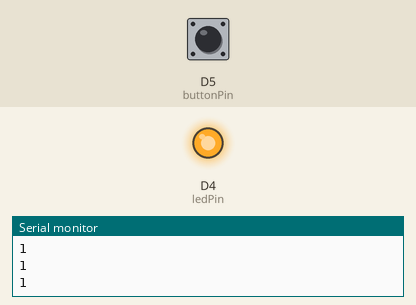
A sketch run on a simulated ESP8266 (NodeMCU). On the bench: output pins drawn as LEDs (lit = HIGH), the last lines printed to the serial monitor. Inputs (shaded band) come from the test bench; at power-on: D5 (buttonPin) HIGH.

Above: at 2.8 s.
2.9 s: D5 (buttonPin) pulled LOW for 1.2 s
At 4.0 s:
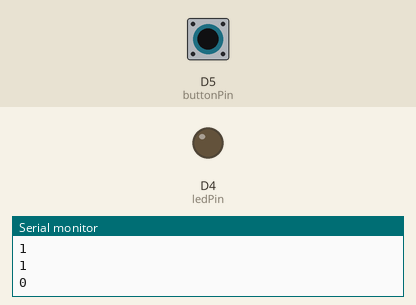
6.5 s: D5 (buttonPin) pulled LOW for 3.2 s
At 10.5 s:
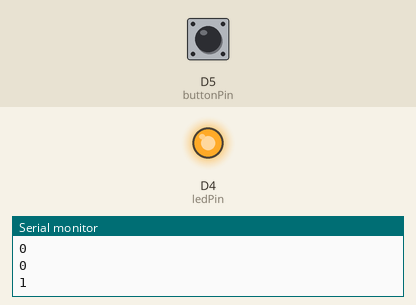
Timing chart, 0 to 12.0 s (numbered marks = the images above; inputs shaded):
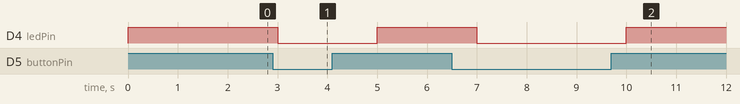

Measured:
- after the input at 2.9 s, D4 (ledPin): HIGH → LOW after 0.10 s, → HIGH 2.0 s later
- after the input at 6.5 s, D4 (ledPin): HIGH → LOW after 0.50 s, → HIGH 3.0 s later

The sketch:

IR.ino
```cpp
// Equivalences entre la notation des pins du ESP2866 Nodemcu
//
//  référence: pinout description
// https://github.com/anumby-source/RobotServiceJeunesse2024/tree/main/ESP8266%20Mini%2CNodeMCU#pins-esp8266-nodemcu-v3
//
//   les broches D1 .. D8 .. D12 correspondent aux GPIO<n> qui peuvent être configurées au choix en INPUT ou OUTPUT

#define D0 16  // D0 = GPIO16

#define D1 5   // D1 = GPIO5
#define D2 4   // D2 = GPIO4
#define D3 0   // D3 = GPIO0
#define D4 2   // D4 = GPIO2 (internal led)

#define P3V3_1 0
#define GND_1  0

#define D5 14  // D5 = GPIO14
#define D6 12  // D6 = GPIO12
#define D7 13  // D7 = GPIO13
#define D8 15  // D8 = GPIO15

#define D9  3   // D9 = GPIO3
#define D10 1   // D10 = GPIO1
#define D11 9   // D11 = GPIO9
#define D12 10  // D12 = GPI10

#define RX 3   // RX = GPIO3
#define TX 1   // TX = GPIO1

#define P3V3_2 0
#define GND_2  0

#define ADC    0
#define GND_3  0
#define VU     0

#define S3 10  // S3 = GPIO10      ESP8266 Nodemcu
#define S2 9   // S2 = GPIO9       ESP8266 Nodemcu
#define S1 8   // S1 = GPIO8       ESP8266 Nodemcu
#define SC 11  // SC = GPIO11      ESP8266 Nodemcu
#define S0 7   // S0 = GPIO7       ESP8266 Nodemcu
#define SK 6   // SK = GPIO6       ESP8266 Nodemcu

#define GND_4  0
#define GND_4  0


//
int pins[] = {D1, D2, D3, D4, D5, D6, D7, D8};
const size_t n = sizeof(pins) / sizeof(int);

volatile byte state = LOW;
const byte ledPin = D4;
const byte IRPin = D5;
int buttonPin = D5; // le bouton = pin D5
const int mode = CHANGE;   // CHANGE or FALLING or RISING
bool buttonState = false;

ICACHE_RAM_ATTR void blink() {
  if (state == LOW) state = HIGH;
  else state = LOW;
}

void setup() {
  Serial.begin(115200);
  pinMode(ledPin, OUTPUT);
  pinMode(buttonPin, INPUT_PULLUP);
  // pinMode(IRPin, INPUT_PULLUP);
  attachInterrupt(digitalPinToInterrupt(buttonPin), blink, mode);
}

void loop() {
  //delay(1000);
  //blink();
  //digitalWrite(ledPin, state);
  // condition 1 : bouton appuyé ET état actuel du bouton éteint
  buttonState = digitalRead(buttonPin);
  Serial.println(buttonState);
  if (buttonState == HIGH)
  {
    digitalWrite(ledPin, HIGH); // j'allume ma led
  }
  else
  {
    digitalWrite(ledPin, LOW); // j'éteins ma led
  }
  delay(1000);
}
```
